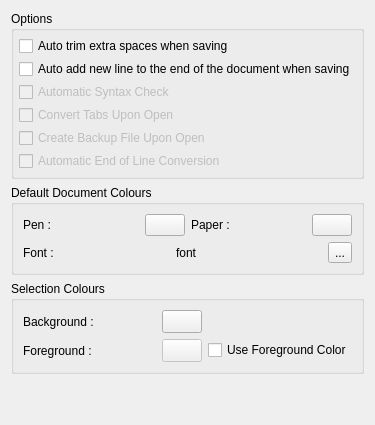
     <widget class="QWidget" name="pEditorGeneral">
      <layout class="QVBoxLayout" name="verticalLayout_4">
       <item>
        <widget class="QGroupBox" name="gbOptions">
         <property name="title">
          <string>Options</string>
         </property>
         <layout class="QVBoxLayout">
          <property name="spacing">
           <number>3</number>
          </property>
          <property name="margin">
           <number>5</number>
          </property>
          <item>
           <widget class="QCheckBox" name="cbAutoTrim">
            <property name="text">
             <string>Auto trim extra spaces when saving</string>
            </property>
           </widget>
          </item>
          <item>
           <widget class="QCheckBox" name="cbAddNewLine">
            <property name="text">
             <string>Auto add new line to the end of the document when saving</string>
            </property>
           </widget>
          </item>
          <item>
           <widget class="QCheckBox" name="cbAutoSyntaxCheck">
            <property name="enabled">
             <bool>false</bool>
            </property>
            <property name="text">
             <string>Automatic Syntax Check</string>
            </property>
           </widget>
          </item>
          <item>
           <widget class="QCheckBox" name="cbConvertTabsUponOpen">
            <property name="enabled">
             <bool>false</bool>
            </property>
            <property name="text">
             <string>Convert Tabs Upon Open</string>
            </property>
           </widget>
          </item>
          <item>
           <widget class="QCheckBox" name="cbCreateBackupUponOpen">
            <property name="enabled">
             <bool>false</bool>
            </property>
            <property name="text">
             <string>Create Backup File Upon Open</string>
            </property>
           </widget>
          </item>
          <item>
           <widget class="QCheckBox" name="cbAutoEolConversion">
            <property name="enabled">
             <bool>false</bool>
            </property>
            <property name="text">
             <string>Automatic End of Line Conversion</string>
            </property>
           </widget>
          </item>
         </layout>
        </widget>
       </item>
       <item>
        <widget class="QGroupBox" name="gbCustomDocumentColours">
         <property name="title">
          <string>Default Document Colours</string>
         </property>
         <property name="checkable">
          <bool>false</bool>
         </property>
         <layout class="QVBoxLayout" name="verticalLayout_3">
          <item>
           <layout class="QHBoxLayout" name="horizontalLayout_6">
            <item>
             <widget class="QLabel" name="lDocumentPen">
              <property name="text">
               <string>Pen :</string>
              </property>
             </widget>
            </item>
            <item>
             <widget class="ColorPushButton" name="tbDocumentPen">
              <property name="sizePolicy">
               <sizepolicy hsizetype="Fixed" vsizetype="Fixed">
                <horstretch>0</horstretch>
                <verstretch>0</verstretch>
               </sizepolicy>
              </property>
             </widget>
            </item>
            <item>
             <widget class="QLabel" name="lDocumentPaper">
              <property name="text">
               <string>Paper :</string>
              </property>
             </widget>
            </item>
            <item>
             <widget class="ColorPushButton" name="tbDocumentPaper">
              <property name="sizePolicy">
               <sizepolicy hsizetype="Fixed" vsizetype="Fixed">
                <horstretch>0</horstretch>
                <verstretch>0</verstretch>
               </sizepolicy>
              </property>
             </widget>
            </item>
           </layout>
          </item>
          <item>
           <layout class="QHBoxLayout" name="horizontalLayout_5">
            <item>
             <widget class="QLabel" name="lDocumentFont">
              <property name="text">
               <string>Font :</string>
              </property>
             </widget>
            </item>
            <item>
             <widget class="QLabel" name="lDocumentFontName">
              <property name="sizePolicy">
               <sizepolicy hsizetype="Preferred" vsizetype="Preferred">
                <horstretch>0</horstretch>
                <verstretch>0</verstretch>
               </sizepolicy>
              </property>
              <property name="text">
               <string>font</string>
              </property>
             </widget>
            </item>
            <item>
             <widget class="QToolButton" name="tbDocumentFont">
              <property name="text">
               <string>...</string>
              </property>
             </widget>
            </item>
           </layout>
          </item>
         </layout>
        </widget>
       </item>
       <item>
        <widget class="QGroupBox" name="gbSelectionColours">
         <property name="minimumSize">
          <size>
           <width>0</width>
           <height>60</height>
          </size>
         </property>
         <property name="title">
          <string>Selection Colours</string>
         </property>
         <property name="checkable">
          <bool>false</bool>
         </property>
         <layout class="QGridLayout">
          <item row="0" column="0">
           <widget class="QLabel" name="lSelectionBackground">
            <property name="text">
             <string>Background :</string>
            </property>
           </widget>
          </item>
          <item row="0" column="1">
           <widget class="ColorPushButton" name="tbSelectionBackground">
            <property name="enabled">
             <bool>true</bool>
            </property>
            <property name="sizePolicy">
             <sizepolicy hsizetype="Fixed" vsizetype="Fixed">
              <horstretch>0</horstretch>
              <verstretch>0</verstretch>
             </sizepolicy>
            </property>
            <property name="minimumSize">
             <size>
              <width>32</width>
              <height>23</height>
             </size>
            </property>
           </widget>
          </item>
          <item row="1" column="0">
           <widget class="QLabel" name="lSelectionForeground">
            <property name="text">
             <string>Foreground :</string>
            </property>
           </widget>
          </item>
          <item row="1" column="1">
           <widget class="ColorPushButton" name="tbSelectionForeground">
            <property name="enabled">
             <bool>false</bool>
            </property>
            <property name="sizePolicy">
             <sizepolicy hsizetype="Fixed" vsizetype="Fixed">
              <horstretch>0</horstretch>
              <verstretch>0</verstretch>
             </sizepolicy>
            </property>
            <property name="minimumSize">
             <size>
              <width>32</width>
              <height>23</height>
             </size>
            </property>
           </widget>
          </item>
          <item row="1" column="2">
           <widget class="QCheckBox" name="cbUseForeground">
            <property name="text">
             <string>Use Foreground Color</string>
            </property>
            <property name="checked">
             <bool>false</bool>
            </property>
            <property name="tristate">
             <bool>false</bool>
            </property>
           </widget>
          </item>
         </layout>
        </widget>
       </item>
       <item>
        <spacer>
         <property name="orientation">
          <enum>Qt::Vertical</enum>
         </property>
         <property name="sizeHint" stdset="0">
          <size>
           <width>20</width>
           <height>40</height>
          </size>
         </property>
        </spacer>
       </item>
      </layout>
     </widget>
